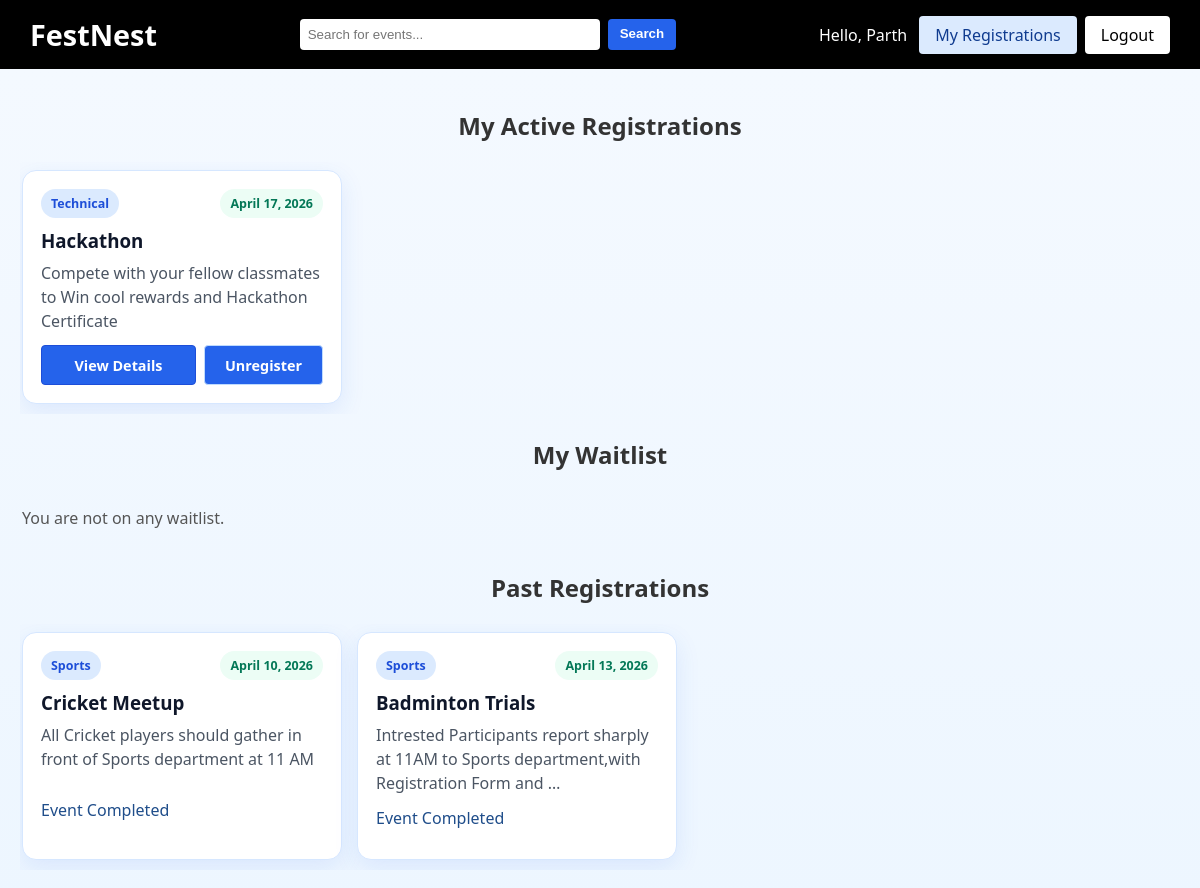
The app's page /my-registrations/ (signed in) with its own data.
### events/models.py (models this page shows, shortened)
class Event(models.Model):
    CATEGORY_CHOICES = [
        ('cultural', 'Cultural'),
        ('technical', 'Technical'),
        ('sports', 'Sports'),
        ('nss', 'NSS'),
    ]
    title = models.CharField(max_length=200)
    category = models.CharField(max_length=20, choices=CATEGORY_CHOICES)
    date = models.DateField()
    description = models.TextField()
    capacity = models.PositiveIntegerField(default=100)
    waitlist_enabled = models.BooleanField(default=True)
    is_team_event = models.BooleanField(default=False)
    min_team_size = models.PositiveIntegerField(default=2)
    max_team_size = models.PositiveIntegerField(default=4)
    attendees = models.ManyToManyField(User, blank=True)

### events/views.py (the view)
# urls.py: path('my-registrations/', views.my_registrations, name='my_registrations'),
@login_required
def my_registrations(request):
    today = timezone.localdate()
    registered_events = Event.objects.filter(attendees=request.user).order_by('date')
    active_registered_events = registered_events.filter(date__gte=today)
    past_registered_events = registered_events.filter(date__lt=today)
    waitlisted_entries = (
        WaitlistEntry.objects
        .filter(user=request.user, event__date__gte=today)
        .select_related('event')
        .order_by('event__date', 'created_at')
    )
    team_registrations = (
        Team.objects
        .filter(members=request.user, is_submitted=True)
        .select_related('event', 'leader')
        .prefetch_related('members')
        .order_by('event__date')
    )
    active_team_registrations = [team for team in team_registrations if team.event.date >= today]
    past_team_registrations = [team for team in team_registrations if team.event.date < today]
    active_teams_in_progress = (
        Team.objects
        .filter(members=request.user, is_submitted=False, event__date__gte=today)
        .select_related('event', 'leader')
        .prefetch_related('members')
        .order_by('event__date', 'created_at')
    )
    return render(
        request,
        'my_registrations.html',
        {
            'active_events': active_registered_events,
            'past_events': past_registered_events,
            'waitlisted_entries': waitlisted_entries,
            'active_team_registrations': active_team_registrations,
            'past_team_registrations': past_team_registrations,
            'active_teams_in_progress': active_teams_in_progress,
        },
    )

### templates/my_registrations.html (shortened to what this page needs)
{% extends 'base.html' %}
{% block body_class %}detail-page{% endblock %}
{% block content %}
<section class="carousel-section registrations-section">
    <div class="container">
        <h2>My Active Registrations</h2>
        <div class="carousel-track">
            {% for event in active_events %}
            <article class="upcoming-card">
                <div class="upcoming-top">
                    <span class="category-pill">{{ event.category|title }}</span>
                    <span class="date-pill">{{ event.date }}</span>
                </div>
                <h3>{{ event.title }}</h3>
                <p class="upcoming-desc">{{ event.description|truncatechars:95 }}</p>
                <div class="upcoming-actions">
                    <a href="{% url 'event_detail' event.id %}" class="cta-btn upcoming-btn">View Details</a>
                    <form method="post" action="{% url 'unregister_event' event.id %}" class="inline-form">
                        <button type="submit" class="cta-btn upcoming-btn alt">Unregister</button>
                    </form>
                </div>
            </article>
            {% empty %}
            <p class="empty-text">You have no active registrations.</p>
            {% endfor %}
        </div>
        <h2 style="margin-top: 24px;">My Waitlist</h2>
        <div class="carousel-track">
            {% for entry in waitlisted_entries %}
            <article class="upcoming-card">
                <div class="upcoming-top">
                    <span class="category-pill">{{ entry.event.category|title }}</span>
                    <span class="date-pill">{{ entry.event.date }}</span>
                </div>
                <h3>{{ entry.event.title }}</h3>
                <p class="upcoming-desc">{{ entry.event.description|truncatechars:95 }}</p>
                <div class="upcoming-actions">
                    <a href="{% url 'event_detail' entry.event.id %}" class="cta-btn upcoming-btn">View Details</a>
                    <form method="post" action="{% url 'unregister_event' entry.event.id %}" class="inline-form">
                        {% csrf_token %}
                        <button type="submit" class="cta-btn upcoming-btn alt">Leave Waitlist</button>
                    </form>
                </div>
            </article>
            {% empty %}
            <p class="empty-text">You are not on any waitlist.</p>
            {% endfor %}
        </div>
        <h2 style="margin-top: 24px;">Past Registrations</h2>
        <div class="carousel-track">
            {% for event in past_events %}
            <article class="upcoming-card">
                <div class="upcoming-top">
                    <span class="category-pill">{{ event.category|title }}</span>
                    <span class="date-pill">{{ event.date }}</span>
                </div>
                <h3>{{ event.title }}</h3>
                <p class="upcoming-desc">{{ event.description|truncatechars:95 }}</p>
                <p class="registration-note">Event Completed</p>
            </article>
            {% empty %}
            <p class="empty-text">No past registrations yet.</p>
            {% endfor %}
        </div>
    </div>
</section>
{% endblock %}

### templates/base.html (shortened to what this page needs)
{% load static %}
<!DOCTYPE html>
<html lang="en">
<head>
    <link rel="stylesheet" href="{% static 'css/style.css' %}">
</head>
<body class="{% block body_class %}{% endblock %}">
<nav class="header">
    <a href="{% url 'home' %}" class="logo-link"><div class="logo">FestNest</div></a>
    <div class="nav-center">
        <form method="get" action="{% url 'home' %}" class="nav-search-form">
            <input type="text" name="q" value="{% firstof search_query request.GET.q '' %}" placeholder="Search for events..." class="live-search-input">
            <button type="submit" class="search-btn">Search</button>
        </form>
    </div>
    <div class="nav-right">
        {% if user.is_authenticated %}
            <span class="welcome-text">Hello, {{ user.username }}</span>
            <a href="{% url 'my_registrations' %}" class="signup-btn {% if request.path == '/my-registrations/' %}nav-active{% endif %}">My Registrations</a>
            <a href="{% url 'logout' %}" class="signup-btn">Logout</a>
        {% else %}
            <a href="{% url 'login' %}" class="signup-btn">Login</a>
            <a href="{% url 'signup' %}" class="signup-btn">Sign Up</a>
        {% endif %}
    </div>
</nav>
{% block content %}{% endblock %}
</body>
</html>

### static/css/style.css (style rules this page uses)
* { margin: 0; padding: 0; box-sizing: border-box; transition: all 0.2s ease-in-out; }
body { font-family: 'Segoe UI', sans-serif; background: #f9fcff; color: #333; scroll-behavior: smooth; }
.container { max-width: 1200px; margin: auto; padding: 0 20px; }
.header { display: flex; justify-content: space-between; align-items: center; flex-wrap: wrap; gap: 10px; padding: 15px 30px; background: black; color: white; position: sticky; top: 0; z-index: 1000; }
.logo { font-size: 1.8rem; font-weight: bold; }
.nav-center input { padding: 8px; width: 300px; border-radius: 4px; border: none; }
.nav-search-form { display: flex; align-items: center; gap: 8px; margin-top: 0; flex-direction: row; }
.nav-center { position: relative; }
.nav-search-form input { margin-bottom: 0; }
.search-btn { border: none; border-radius: 4px; background: #2563eb; color: white; padding: 8px 12px; font-weight: 600; cursor: pointer; margin: 0; align-self: center; line-height: 1.1; }
.nav-right { display: flex; align-items: center; gap: 8px; }
.welcome-text { color: white; margin-right: 4px; }
.signup-btn { padding: 8px 16px; background: white; color: black; border-radius: 4px; text-decoration: none; font-weight: 500; }
.nav-active { background: #dbeafe; color: #0f3b8f; }
.cta-btn { padding: 10px 20px; margin: 0 8px; border-radius: 4px; background: white; color: black; text-decoration: none; font-weight: 600; border: none; cursor: pointer; display: inline-block; font-family: 'Segoe UI', sans-serif; font-size: 0.95rem; }
button.cta-btn { appearance: none; -webkit-appearance: none; }
.carousel-section { padding: 40px 0; text-align: center; background: linear-gradient(180deg, #f4f9ff 0%, #edf6ff 100%); }
.carousel-track { display: flex; gap: 15px; overflow-x: auto; margin-top: 20px; padding: 8px 2px 10px; scroll-snap-type: x mandatory; }
.upcoming-card { min-width: 300px; max-width: 320px; background: white; border: 1px solid #d6e7ff; border-radius: 14px; padding: 18px; text-align: left; box-shadow: 0 8px 24px rgba(37, 99, 235, 0.1); scroll-snap-align: start; }
.upcoming-card h3 { margin: 10px 0 8px; color: #0f172a; }
.upcoming-top { display: flex; align-items: center; justify-content: space-between; gap: 8px; }
.category-pill, .date-pill { font-size: 0.78rem; font-weight: 700; padding: 6px 10px; border-radius: 999px; display: inline-block; }
.category-pill { background: #dbeafe; color: #1d4ed8; }
.date-pill { background: #ecfdf5; color: #047857; }
.upcoming-desc { color: #4b5563; line-height: 1.5; min-height: 64px; margin-bottom: 12px; }
.upcoming-actions { display: flex; flex-wrap: nowrap; gap: 8px; align-items: stretch; }
.upcoming-actions .inline-form { margin-top: 0; display: flex; flex: 1; }
.upcoming-actions .cta-btn { margin: 0; }
.upcoming-actions > .upcoming-btn { flex: 1; width: 100%; }
.upcoming-actions .upcoming-btn { height: 40px; display: inline-flex; align-items: center; justify-content: center; white-space: nowrap; }
.upcoming-btn { margin: 0; background: #2563eb; color: #fff; border: 1px solid #1d4ed8; font-size: 0.9rem; }
.upcoming-btn.alt { background: #f8fafc; color: #1e3a8a; border: 1px solid #bfdbfe; }
input { padding: 10px; width: 250px; border-radius: 5px; border: 1px solid #ccc; margin-bottom: 10px; }
form { margin-top: 20px; }
h2 { margin-bottom: 15px; }
form { display: flex; flex-direction: column; align-items: center; }
.logo-link { text-decoration: none; color: inherit; }
.registration-note { margin: 12px 0; color: #1f4d8a; }
.inline-form { align-items: flex-start; margin-top: 8px; }
.empty-text { padding: 8px 0; color: #555; }
.registrations-section { min-height: calc(100vh - 90px); }
.detail-page { background: linear-gradient(180deg, #f0fff6 0%, #eef5ff 100%); }
.category-page .register-btn, .detail-page .cta-btn { background: #2563eb; color: white; }

### records on screen
Event: category "Technical", date "April 17, 2026", title "Hackathon", description "Compete with your fellow classmates to Win cool rewards and Hackathon Certificate"
Event: category "Sports", date "April 10, 2026", title "Cricket Meetup", description "All Cricket players should gather in front of Sports department at 11 AM"
Event: category "Sports", date "April 13, 2026", title "Badminton Trials", description "Intrested Participants report sharply at 11AM to Sports department,with Registration Form and …"

### other values on screen
{{ user.username }} "Parth"
